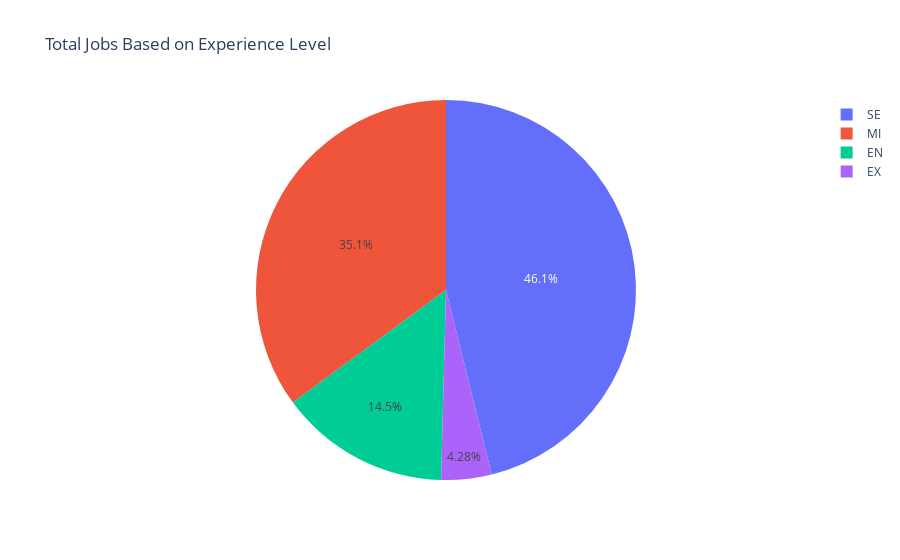

Notebook source saved alongside this figure:
### Markdown cell above
### Pie Charts
Some of the data is poorly fitted onto a bar graph so we express them with pie charts instead

### Code cell
# View total jobs based on experience level
best = data.groupby('experience_level',as_index=False)['salary_in_usd'].count().sort_values(by='salary_in_usd',ascending=False)

fig=px.pie(best,names='experience_level',values='salary_in_usd',title='Total Jobs Based on Experience Level')
fig.show()

### Figure 1 — Plotly figure (JSON) as saved in the notebook; plotly's stock layout.template omitted (floating-point values rounded to 4 significant figures)
{"data": [{"domain": {"x": [0, 1], "y": [0, 1]}, "hovertemplate": "experience_level=%{label}<br>salary_in_usd=%{value}<extra></extra>", "labels": ["SE", "MI", "EN", "EX"], "legendgroup": "", "name": "", "showlegend": true, "type": "pie", "values": [280, 213, 88, 26]}], "layout": {"legend": {"tracegroupgap": 0}, "title": {"text": "Total Jobs Based on Experience Level"}}}
